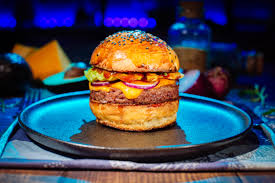
#> input picture images/burger1.jpg, 275 x 183 px
$ python -i imageTraitor.py   (imports and definitions only)
#> lines starting #> are read from the running program, lines starting #| are printed output that depends on the picture
import cv2


def showImage(masque):
     window_name = "image"
     cv2.imshow(window_name, masque)
     cv2.waitKey(0)
     cv2.destroyWindow(window_name)


def color_treatment(image):
    """Analyse une image et trouve le centre de la forme si elle existe.
        Prend en parametre :
        - image : l'image a analyser

        Renvoie : Une image binaire, composé uniquement de noir et de blanc"""

    ####### Les prochaines lignes permettent de travailler l'image pour #######
    #######            la rendre plus facilement analysable             #######

    # On transforme l'image en niveaux de gris

    gris = cv2.cvtColor(image, cv2.COLOR_RGB2GRAY)
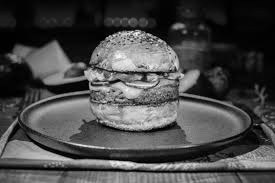
#> gris: shape (183, 275); min 0, max 254, mean 72.3

    # On floute l'image
    flou = cv2.GaussianBlur(gris, (3, 3), 1)
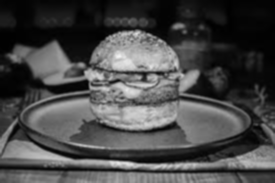
#> flou: shape (183, 275); min 0, max 243, mean 72.3

    # On transforme en image binaire
    # ret, binaire = cv2.threshold(flou, 140, 255, cv2.THRESH_BINARY_INV)

    # On elimine les bruits restants
    # masque = cv2.erode(binaire, None, iterations=2)
    # masque = cv2.dilate(masque, None, iterations=2)

    masque = flou
    masque = cv2.cvtColor(masque, cv2.COLOR_GRAY2RGB)

    #showImage(masque)

    ###########################################################################
    ###########################################################################
    return masque

>>> import cv2
>>> picture = cv2.cvtColor(cv2.imread('images/burger1.jpg'), cv2.COLOR_BGR2RGB)
>>> result = color_treatment(picture)

$ run again, on images/pizza.jpg
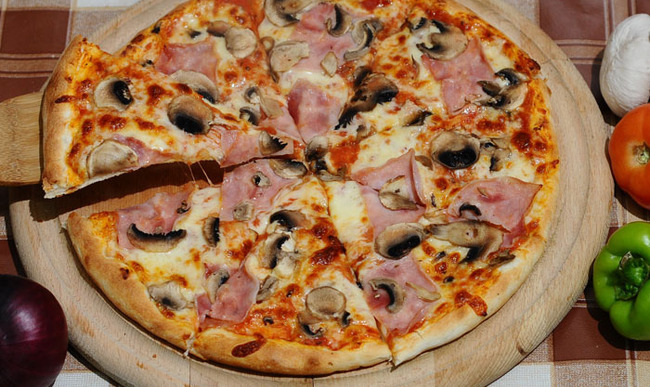
#> input picture images/pizza.jpg, 650 x 387 px
#> in color_treatment, `gris = cv2.cvtColor(image, cv2.COLOR_RGB2GRAY)`:
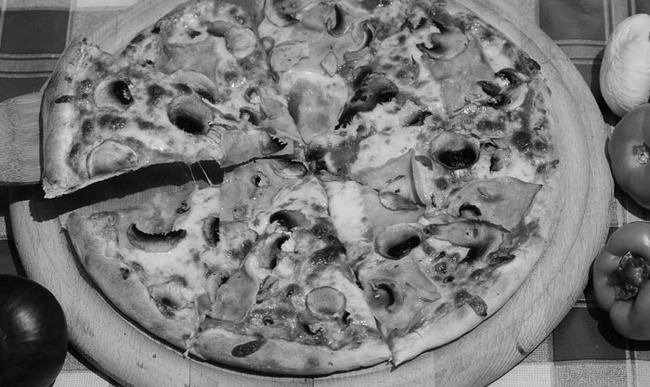
#> gris: shape (387, 650); min 0, max 253, mean 120.8
